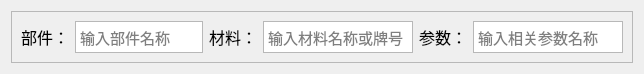
<?xml version="1.0" encoding="UTF-8"?>
<ui version="4.0">
 <class>MaterialInfo</class>
 <widget class="QWidget" name="MaterialInfo">
  <property name="geometry">
   <rect>
    <x>0</x>
    <y>0</y>
    <width>644</width>
    <height>70</height>
   </rect>
  </property>
  <property name="font">
   <font>
    <family>阿里巴巴普惠体</family>
    <pointsize>12</pointsize>
   </font>
  </property>
  <property name="windowTitle">
   <string>Form</string>
  </property>
  <layout class="QVBoxLayout" name="verticalLayout">
   <item>
    <widget class="QFrame" name="CaseInfo_3">
     <property name="frameShape">
      <enum>QFrame::StyledPanel</enum>
     </property>
     <property name="frameShadow">
      <enum>QFrame::Raised</enum>
     </property>
     <layout class="QHBoxLayout" name="horizontalLayout_3">
      <item>
       <widget class="QLabel" name="PositionLabel">
        <property name="sizePolicy">
         <sizepolicy hsizetype="Preferred" vsizetype="Preferred">
          <horstretch>0</horstretch>
          <verstretch>0</verstretch>
         </sizepolicy>
        </property>
        <property name="font">
         <font>
          <pointsize>12</pointsize>
         </font>
        </property>
        <property name="cursor">
         <cursorShape>WhatsThisCursor</cursorShape>
        </property>
        <property name="whatsThis">
         <string>&lt;html&gt;&lt;head/&gt;&lt;body&gt;&lt;p&gt;分析案例中产品的名称&lt;/p&gt;&lt;/body&gt;&lt;/html&gt;</string>
        </property>
        <property name="text">
         <string>部件：</string>
        </property>
       </widget>
      </item>
      <item>
       <widget class="QTextEdit" name="Postition">
        <property name="minimumSize">
         <size>
          <width>120</width>
          <height>32</height>
         </size>
        </property>
        <property name="font">
         <font>
          <pointsize>11</pointsize>
         </font>
        </property>
        <property name="placeholderText">
         <string>输入部件名称</string>
        </property>
       </widget>
      </item>
      <item>
       <spacer name="horizontalSpacer_3">
        <property name="orientation">
         <enum>Qt::Horizontal</enum>
        </property>
        <property name="sizeHint" stdset="0">
         <size>
          <width>40</width>
          <height>20</height>
         </size>
        </property>
       </spacer>
      </item>
      <item>
       <widget class="QLabel" name="MaterialNameLabel">
        <property name="font">
         <font>
          <pointsize>12</pointsize>
         </font>
        </property>
        <property name="cursor">
         <cursorShape>WhatsThisCursor</cursorShape>
        </property>
        <property name="whatsThis">
         <string>&lt;html&gt;&lt;head/&gt;&lt;body&gt;&lt;p&gt;所参考的设计标准，如《压力容器分析设计标准》、JB4732&lt;/p&gt;&lt;/body&gt;&lt;/html&gt;</string>
        </property>
        <property name="text">
         <string>材料：</string>
        </property>
       </widget>
      </item>
      <item>
       <widget class="QTextEdit" name="MaterialName">
        <property name="minimumSize">
         <size>
          <width>150</width>
          <height>32</height>
         </size>
        </property>
        <property name="font">
         <font>
          <pointsize>11</pointsize>
         </font>
        </property>
        <property name="placeholderText">
         <string>输入材料名称或牌号</string>
        </property>
       </widget>
      </item>
      <item>
       <spacer name="horizontalSpacer_4">
        <property name="orientation">
         <enum>Qt::Horizontal</enum>
        </property>
        <property name="sizeHint" stdset="0">
         <size>
          <width>40</width>
          <height>20</height>
         </size>
        </property>
       </spacer>
      </item>
      <item>
       <widget class="QLabel" name="MaterialParaLabel">
        <property name="font">
         <font>
          <pointsize>12</pointsize>
         </font>
        </property>
        <property name="cursor">
         <cursorShape>WhatsThisCursor</cursorShape>
        </property>
        <property name="whatsThis">
         <string>&lt;html&gt;&lt;head/&gt;&lt;body&gt;&lt;p&gt;容器的用途，如“储罐”，“传热”&lt;/p&gt;&lt;/body&gt;&lt;/html&gt;</string>
        </property>
        <property name="text">
         <string>参数：</string>
        </property>
       </widget>
      </item>
      <item>
       <widget class="QTextEdit" name="MaterialPara">
        <property name="minimumSize">
         <size>
          <width>150</width>
          <height>32</height>
         </size>
        </property>
        <property name="font">
         <font>
          <pointsize>11</pointsize>
         </font>
        </property>
        <property name="placeholderText">
         <string>输入相关参数名称</string>
        </property>
       </widget>
      </item>
     </layout>
    </widget>
   </item>
  </layout>
 </widget>
 <resources/>
 <connections/>
</ui>
